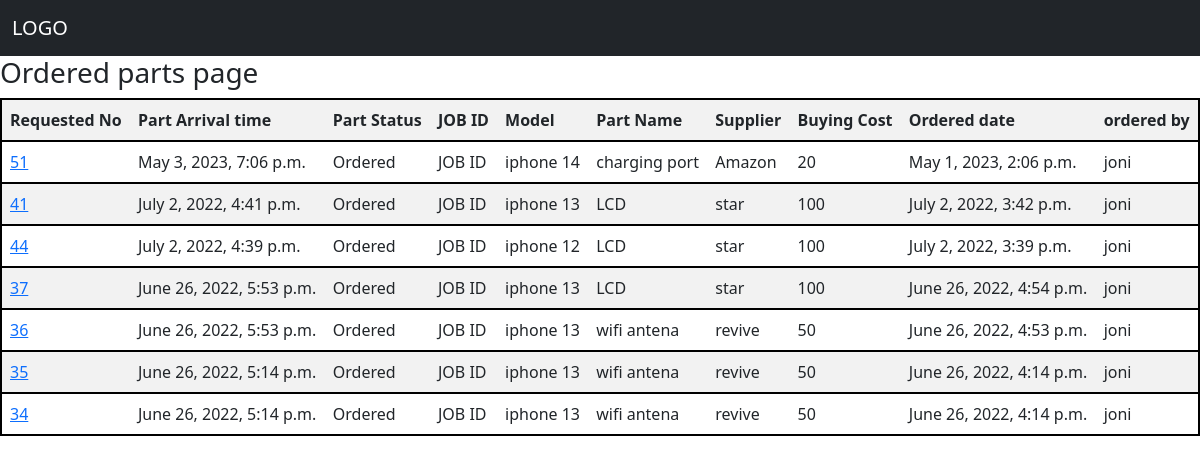
/ordered_parts/, run on the app's committed database.
### Inventories/models.py (models this page shows, shortened)
class Ordered_parts(models.Model):
    requested_parts_ordered = models.ForeignKey(Request_parts,on_delete=models.CASCADE, related_name = 'requested_parts_ordered',null=True, blank=True)
    make = models.ForeignKey(Make,on_delete=models.CASCADE, related_name = 'ordered_make', null=True, blank=True)
    part_status = models.ForeignKey(Part_status,on_delete=models.CASCADE, related_name = 'ordered_part_status',null=True, blank=True)
    eta = models.DateTimeField(null=True, blank=True)
    comments = models.TextField(null=True, blank=True)
    created_date = models.DateTimeField(null=True, blank=True)
    created_by = models.ForeignKey(User, on_delete = models.CASCADE, null=True, blank=True)

class Request_parts(models.Model):
    job = models.ForeignKey(Jobs,on_delete=models.CASCADE, related_name = 'job_order_part',null=True, blank=True)
    devices = models.ForeignKey(Devices,on_delete=models.CASCADE, related_name = 'order_device')
    make = models.ForeignKey(Make,on_delete=models.CASCADE, related_name = 'order_make')
    model = models.ForeignKey(Model,on_delete=models.CASCADE, related_name = 'order_model')
    part_name = models.ForeignKey(Part_name,on_delete=models.CASCADE, related_name = 'order_part_name')
    part_colour = models.ForeignKey(Part_colour,on_delete=models.CASCADE, related_name = 'order_Part_colour')
    supplier = models.ForeignKey(Supplier,on_delete=models.CASCADE, related_name = 'order_supplier')
    quantity = models.IntegerField()
    buying_cost = models.IntegerField()
    part_description = models.CharField(max_length=20000, null=True, blank=True)
    part_status = models.ForeignKey(Part_status,on_delete=models.CASCADE, related_name = 'order_part_status',null=True, blank=True)
    created_date = models.DateTimeField(null=True, blank=True)
    created_by = models.ForeignKey(User, on_delete = models.CASCADE, null=True, blank=True)

class Part_status(models.Model):
    p_status = models.CharField(max_length=250)
    def __str__(self):
        return self.p_status

class Part_name(models.Model):
    part_name = models.CharField(max_length=250)
    def __str__(self):
        return self.part_name

class Supplier(models.Model):
    supplier = models.CharField(max_length=250)
    def __str__(self):
        return self.supplier

### Jobs/models.py (models this page shows, shortened)
class Model(models.Model):
    make = models.ForeignKey(Make,on_delete=models.CASCADE)
    model = models.CharField(max_length=250)

### Inventories/views.py (the view)
# urls.py: path('ordered_parts/', views.ordered_parts, name='ordered_parts'),
def ordered_parts(request):
    parts_ordered = Ordered_parts.objects.all()
    requested_parts = Request_parts.objects.all()
    context = {'waiting_for_parts_context':parts_ordered, 'requested_parts_context':requested_parts}
    return render(request,'ordered_parts.html',context)

### templates/ordered_parts.html (shortened to what this page needs)
{% extends 'base.html' %}
{% block content %}
<h3>Ordered  parts  page </h3>
<table class="table table-striped" style="border: 2px solid black;" width="60%"  cellspacing="2" cellpadding="2" >
    <tr style="border: 1px solid rgb(48, 45, 45);" width="95%" style="border: black;"  >
        <th >Requested  No </th>
        <th>Part Arrival time</th>
        <th>Part Status</th>
        <th>JOB ID </th>
        <th>Model</th>
        <th>Part Name</th>
        <th>Supplier</th>
        <th>Buying Cost</th>
        <th>Ordered date</th>
        <th>ordered by</th>
    </tr>
    {% for show_result in  waiting_for_parts_context reversed %}
    {% if show_result.part_status.p_status == 'Ordered'  %}
    <tr style="border: 2px solid black" >
            <td><a href="{% url 'ordered_part_detail' show_result.id  %}">{{ show_result.requested_parts_ordered.id  }}</a></td>
            <td>{{ show_result.eta }}</td>
            <td>{{ show_result.part_status }}</td>
            <td>JOB ID  </td>
            <td>{{ show_result.requested_parts_ordered.model.model }}</td>
            <td>{{ show_result.requested_parts_ordered.part_name }}</td>
            <td>{{ show_result.requested_parts_ordered.supplier }}</td>
            <td>{{ show_result.requested_parts_ordered.buying_cost }}</td>
            <td>{{ show_result.created_date }}</td>
            <td>{{ show_result.created_by }}</td>
    </tr>
    {% endif %}
    {% endfor %}
</table>
{% endblock %}

### data on the page
Ordered_parts: requested_parts_ordered.id "51", eta "May 3, 2023, 7:06 p.m.", part_status "Ordered", requested_parts_ordered.model.model "iphone 14", requested_parts_ordered.part_name "charging port", requested_parts_ordered.supplier "Amazon", requested_parts_ordered.buying_cost "20", created_date "May 1, 2023, 2:06 p.m.", created_by "joni"
Ordered_parts: requested_parts_ordered.id "41", eta "July 2, 2022, 4:41 p.m.", part_status "Ordered", requested_parts_ordered.model.model "iphone 13", requested_parts_ordered.part_name "LCD", requested_parts_ordered.supplier "star", requested_parts_ordered.buying_cost "100", created_date "July 2, 2022, 3:42 p.m.", created_by "joni"
Ordered_parts: requested_parts_ordered.id "44", eta "July 2, 2022, 4:39 p.m.", part_status "Ordered", requested_parts_ordered.model.model "iphone 12", requested_parts_ordered.part_name "LCD", requested_parts_ordered.supplier "star", requested_parts_ordered.buying_cost "100", created_date "July 2, 2022, 3:39 p.m.", created_by "joni"
Ordered_parts: requested_parts_ordered.id "37", eta "June 26, 2022, 5:53 p.m.", part_status "Ordered", requested_parts_ordered.model.model "iphone 13", requested_parts_ordered.part_name "LCD", requested_parts_ordered.supplier "star", requested_parts_ordered.buying_cost "100", created_date "June 26, 2022, 4:54 p.m.", created_by "joni"
Ordered_parts: requested_parts_ordered.id "36", eta "June 26, 2022, 5:53 p.m.", part_status "Ordered", requested_parts_ordered.model.model "iphone 13", requested_parts_ordered.part_name "wifi antena", requested_parts_ordered.supplier "revive", requested_parts_ordered.buying_cost "50", created_date "June 26, 2022, 4:53 p.m.", created_by "joni"
Ordered_parts: requested_parts_ordered.id "35", eta "June 26, 2022, 5:14 p.m.", part_status "Ordered", requested_parts_ordered.model.model "iphone 13", requested_parts_ordered.part_name "wifi antena", requested_parts_ordered.supplier "revive", requested_parts_ordered.buying_cost "50", created_date "June 26, 2022, 4:14 p.m.", created_by "joni"
Ordered_parts: requested_parts_ordered.id "34", eta "June 26, 2022, 5:14 p.m.", part_status "Ordered", requested_parts_ordered.model.model "iphone 13", requested_parts_ordered.part_name "wifi antena", requested_parts_ordered.supplier "revive", requested_parts_ordered.buying_cost "50", created_date "June 26, 2022, 4:14 p.m.", created_by "joni"
